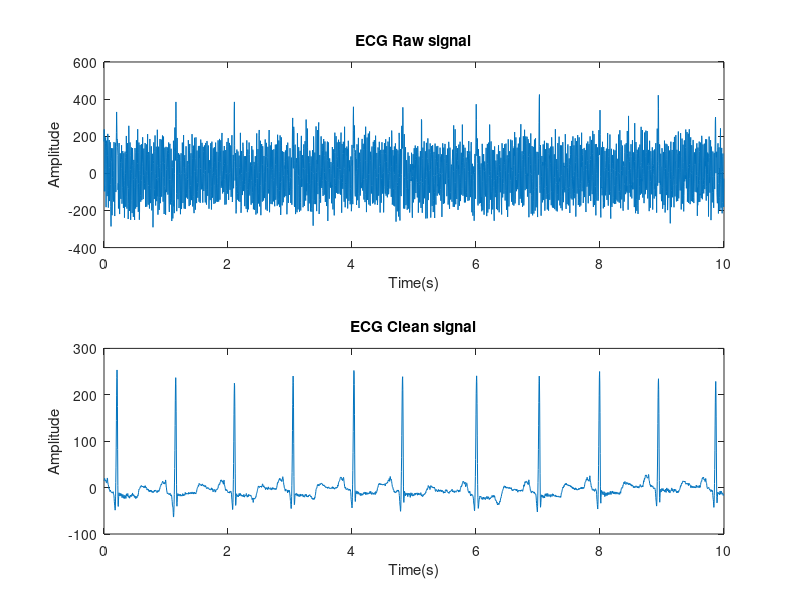
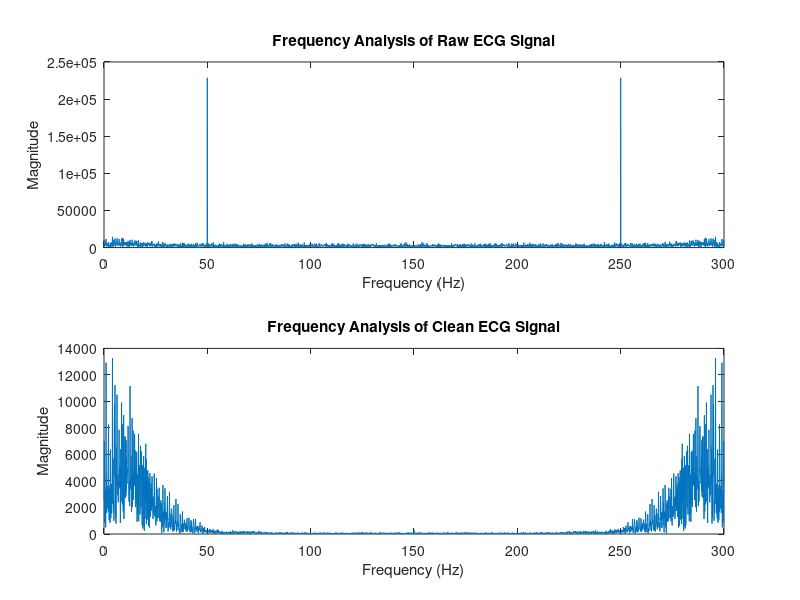

The MATLAB script that drew these images, in order:
clear all; close all; clc;
load('ECG_Raw.mat');
load('ECG_Clean.mat');
Fs = 300; %sampling frequency
Ts= 1/Fs; %sampling time
t = (0:Ts:(length(ECG_Raw)*Ts)-Ts); %time domain in Ts intervals

%plotting the given signals in time domain
figure(1)
subplot(2,1,1)
plot(t,ECG_Raw)
title('ECG Raw signal');
ylabel('Amplitude');
xlabel('Time(s)');
subplot(2,1,2)
plot(t,ECG_Clean)
title('ECG Clean signal');
ylabel('Amplitude');
xlabel('Time(s)');

%plotting the given signals in frequency domain
raw_fft = abs(fft(ECG_Raw));
clean_fft = abs(fft(ECG_Clean));
f = (0:length(ECG_Raw)-1) * Fs / length(ECG_Raw);
% Plot frequency analysis
figure(2);
subplot(2,1,1);
plot(f, raw_fft);
title('Frequency Analysis of Raw ECG Signal');
xlabel('Frequency (Hz)');
ylabel('Magnitude');

subplot(2,1,2);
plot(f, clean_fft);
title('Frequency Analysis of Clean ECG Signal');
xlabel('Frequency (Hz)');
ylabel('Magnitude');